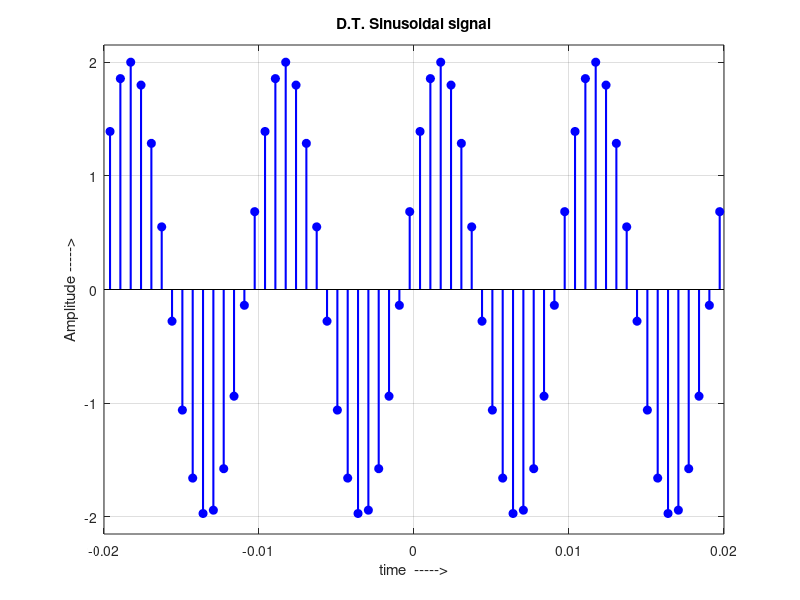

MATLAB code for this plot: (Note: this script raises an error after producing the figure.)


%  Program V1_4 

%%% Generation and Display of Periodic Discrete Time Sequences
 
%%% Developed by Dr. M. Venu Gopala Rao, 
%%% Email: mvgr03@kluniversity.in,  mvgr03@gmail.com,


clear all; close all; clc;

%%% =========================================================


%%%Discrete Time Sinusoidal signal x[n]=A*sin(w0*n+theta);
%%% where omega_zero = 2*pi*(f/fs);
A = 2; theta = pi/6; f = 100; fs = 600;
n = (-4*pi:0.4:4*pi);
x = A*sin(2*pi*(f/fs)*n + theta);
figure(7);stem(n/fs,x,'fill','b','LineWidth',1.5);grid on
xlabel('time  ----->');ylabel('Amplitude ----->');
title('D.T. Sinusoidal signal');
axis([-0.02, 0.02,-2.15 2.15]);

%%% =========================================================

t = -8 : .5 : 8;
x = Vsquare(t);
figure();stem(t,x,'fill','r','LineWidth',1.5)
axis([-8 8 -1.2 1.2])
xlabel('time  ----->');ylabel('Amplitude ----->');
title('D.T. Square Wave'); grid on 
%%% =========================================================

t = -8 : .5 : 8;
x = Vsawtooth(t);
figure();stem(t,x,'fill','k','LineWidth',1.5)
axis([-8 8 -1.2 1.2])
xlabel('time  ----->');ylabel('Amplitude ----->');
title('D.T. Sawtooth Wave'); grid on 

%%% =========== All Three signals in single figure ======================

A = 2; theta = pi/6; f = 100; fs = 600;
n = (-4*pi:0.4:4*pi);
x = A*sin(2*pi*(f/fs)*n + theta);
figure();
subplot(3,1,1);stem(n/fs,x,'fill','b','LineWidth',1.2);grid on
xlabel('time  ----->');ylabel('Amplitude ----->');
title('D.T. Sinusoidal signal');
axis([-0.02, 0.02,-2.15 2.15]);

%%% =========================================================

t = -8 : .5 : 8;
x = Vsquare(t);
subplot(3,1,2);stem(t,x,'fill','r','LineWidth',1.2)
axis([-8 8 -1.2 1.2])
xlabel('time  ----->');ylabel('Amplitude ----->');
title('D.T. Square Wave'); grid on 
%%% =========================================================

t = -8 : .5 : 8;
x = Vsawtooth(t);
subplot(3,1,3);stem(t,x,'fill','k','LineWidth',1.2)
axis([-8 8 -1.2 1.2])
xlabel('time  ----->');ylabel('Amplitude ----->');
title('D.T. Sawtooth Wave'); grid on 

